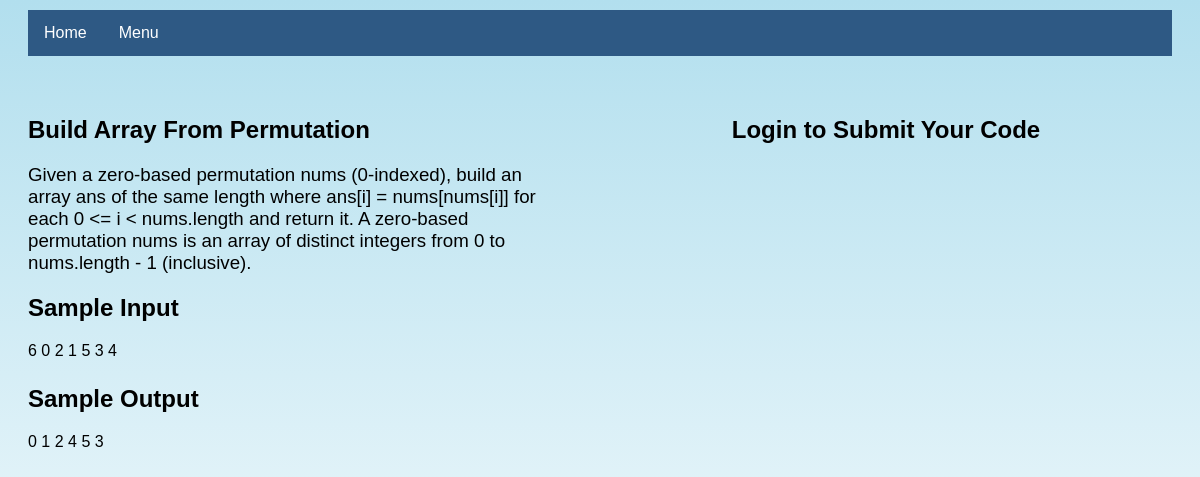
The page /problemset/problem/3/ on the database its author committed.
### judge/models.py (models this page shows, shortened)
class Problem(models.Model):
    class Difficulty(models.TextChoices):
        easy = "EASY"
        medium = "MEDIUM"
        hard = "HARD"
    name = models.CharField(max_length=50)
    statement = models.TextField()
    code = models.CharField(max_length=10)
    difficulty = models.CharField(
        max_length=6,
        choices=Difficulty.choices,
        default=Difficulty.easy
    )

class TestCase(models.Model):
    input = models.TextField()
    output = models.TextField()
    problem = models.ForeignKey(Problem, on_delete=models.CASCADE)

### judge/views.py (the view)
# urls.py: path('problemset/problem/<int:question_id>/', views.detail, name = 'detail'),
def detail(request, question_id):
    pro = Problem.objects.get(pk=question_id)
    io=TestCase.objects.filter(problem=pro)[0]
    if request.method == 'GET':
        problem = get_object_or_404(Problem, pk = question_id)
        context = {'problem' : problem,'io':io,'problem':pro}
        return render(request, 'judge/problem.html', context)
    else:
        return submit(request, question_id)

### judge/templates/judge/problem.html (shortened to what this page needs)
<html>
<head>
</head>
<body>
  <div class="navbar">
      <a href="{% url 'index' %}">Home</a>
      <div class="dropdown">
          <button class="dropbtn">Menu
          </button>
      </div>
  </div>
<div class="container">
    <div class="problem-info">
        <h2>{{ problem.name }}</h2>
        <h3>{{ problem.statement }}</h3>
        <h2>Sample Input</h2>
        {{ io.input }}
        <h2 style="margin-top:25px">Sample Output</h2>
        {{ io.output }}
    </div>
    <div class="code-section">
        {% if request.user.is_authenticated %}
        <form method="post">
            {% csrf_token %}
            <input type="hidden" name="question_id" value="{{ problem.id }}">
            <label for="language">Language:</label>
            <select id="language" name="language">
                <option value="cpp">C++</option>
                <option value="python">Python</option>
                <option value="java">Java</option>
            </select>
            <br>
            <textarea id="code" name="code" rows="20" cols="80" placeholder="Type your code here..."></textarea>
            <br>
            <div class="submit-container">
                <button type="submit" class="submit-btn">Submit</button>
            </div>
        </form>
        {% else %}
        <h2 align='center'>Login to Submit Your Code</h2>
        {% endif %}
    </div>
</div>
</body>
</html>

### judge/templates/judge/problem.html (style rules this page uses)
body { background: linear-gradient(to bottom, #B2DFEE, #FFFFFF); font-family: Arial, Helvetica, sans-serif; }
.container { display: flex; justify-content: space-between; margin: 40px 20px; }
.problem-info { width: 45%; }
.code-section { width: 50%; text-align: center; }
h2 { font-weight: bold; }
h3 { font-weight: normal; }
.navbar { background-color: #2E5984; overflow: hidden; margin-top: 10px; margin-left: 20px; margin-right: 20px; }
.navbar a { float: left; color: white; text-align: center; padding: 14px 16px; text-decoration: none; font-size: 16px; }
.dropdown { float: left; overflow: hidden; }
.dropdown .dropbtn { font-size: 16px; border: none; outline: none; color: white; padding: 14px 16px; background-color: inherit; font-family: inherit; margin: 0; }

### rows shown on the page
Problem: name "Build Array From Permutation", statement "Given a zero-based permutation nums (0-indexed), build an array ans of the same length where ans[i] = nums[nums[i]] for each 0 <= i < nums.length and return it. A zero-based permutation nums is an array of distinct integers from 0 to nums.length - 1 (inclusive)."
TestCase: input "6 0 2 1 5 3 4", output "0 1 2 4 5 3"
